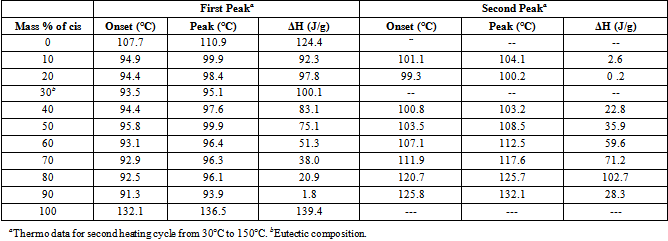
#> input picture OCR/resources/science_table.png, 668 x 241 px
$ python __main__.py ../resources/science_table.png
#> lines starting #> are read from the running program, lines starting #| are printed output that depends on the picture; after the words box and inside, x2 and y2 are one past the last pixel; in counts of white or black regions, pixels touching at a corner belong together
### OCR/Table_Extract/extract_tables.py
import os
import cv2

def find_tables(image):
    BLUR_KERNEL_SIZE = (17, 17)
    STD_DEV_X_DIRECTION = 0
    STD_DEV_Y_DIRECTION = 0
    blurred = cv2.GaussianBlur(image, BLUR_KERNEL_SIZE, STD_DEV_X_DIRECTION, STD_DEV_Y_DIRECTION)
    MAX_COLOR_VAL = 255
    BLOCK_SIZE = 15
    SUBTRACT_FROM_MEAN = -2

    img_bin = cv2.adaptiveThreshold(
        ~blurred,
        MAX_COLOR_VAL,
        cv2.ADAPTIVE_THRESH_MEAN_C,
        cv2.THRESH_BINARY,
        BLOCK_SIZE,
        SUBTRACT_FROM_MEAN,
    )
    vertical = horizontal = img_bin.copy()
    SCALE = 5
    image_width, image_height = horizontal.shape
    horizontal_kernel = cv2.getStructuringElement(cv2.MORPH_RECT, (int(image_width / SCALE), 1))
    horizontally_opened = cv2.morphologyEx(img_bin, cv2.MORPH_OPEN, horizontal_kernel)
    vertical_kernel = cv2.getStructuringElement(cv2.MORPH_RECT, (1, int(image_height / SCALE)))
    vertically_opened = cv2.morphologyEx(img_bin, cv2.MORPH_OPEN, vertical_kernel)

    horizontally_dilated = cv2.dilate(horizontally_opened, cv2.getStructuringElement(cv2.MORPH_RECT, (40, 1)))
    vertically_dilated = cv2.dilate(vertically_opened, cv2.getStructuringElement(cv2.MORPH_RECT, (1, 60)))

    mask = horizontally_dilated + vertically_dilated
    contours, heirarchy = cv2.findContours(
        mask, cv2.RETR_EXTERNAL, cv2.CHAIN_APPROX_SIMPLE,
    )

    MIN_TABLE_AREA = 1e5
    contours = [c for c in contours if cv2.contourArea(c) > MIN_TABLE_AREA]
    perimeter_lengths = [cv2.arcLength(c, True) for c in contours]
    epsilons = [0.1 * p for p in perimeter_lengths]
    approx_polys = [cv2.approxPolyDP(c, e, True) for c, e in zip(contours, epsilons)]
    bounding_rects = [cv2.boundingRect(a) for a in approx_polys]

    images = [image[y:y+h, x:x+w] for x, y, w, h in bounding_rects]
    return images

def main(files):
    results = []
    for f in files:
        directory, filename = os.path.split(f)
        image = cv2.imread(f, cv2.IMREAD_GRAYSCALE)
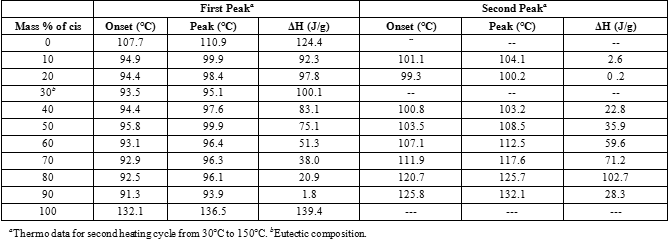
#> image: shape (241, 668); min 0, max 255, mean 229.9
        tables = find_tables(image)
#> in find_tables, `blurred = cv2.GaussianBlur(image, BLUR_KERNEL_SIZE, STD_DEV_X_DIRECTIO..`:
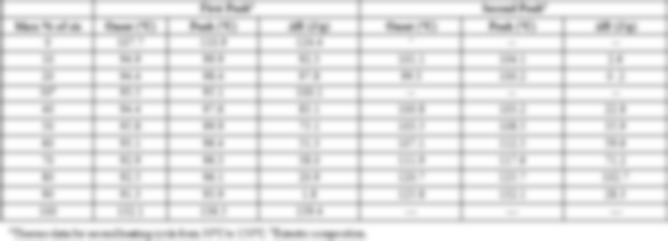
#> blurred: shape (241, 668); min 155, max 255, mean 230.4
#> in find_tables, `img_bin = cv2.adaptiveThreshold( ~blurred, MAX_COLOR_VAL, cv2.ADAPTIVE..`:
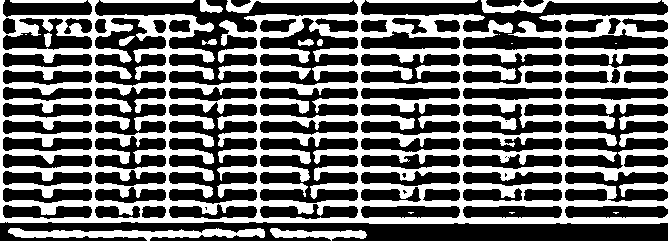
#> img_bin: shape (241, 668); 41.4% white; 25 white regions (7 under 20 px), largest, box (x1, y1, x2, y2) and area: (0, 0, 668, 224) 60402, (8, 228, 265, 241) 1776, (481, 0, 661, 13) 800
#> in find_tables, `horizontally_opened = cv2.morphologyEx(img_bin, cv2.MORPH_OPEN, horizo..`: horizontally_opened: shape (241, 668); 25.7% white; 55 white regions, largest, box (x1, y1, x2, y2) and area: (0, 218, 668, 224) 3441, (0, 83, 668, 88) 3139, (0, 201, 668, 206) 3137
#> in find_tables, `vertically_opened = cv2.morphologyEx(img_bin, cv2.MORPH_OPEN, vertical..`: vertically_opened: shape (241, 668); 2.8% white; 7 white regions, largest, box (x1, y1, x2, y2) and area: (0, 0, 3, 223) 669, (92, 0, 95, 223) 669, (358, 0, 361, 223) 669
#> in find_tables, `horizontally_dilated = cv2.dilate(horizontally_opened, cv2.getStructur..`:
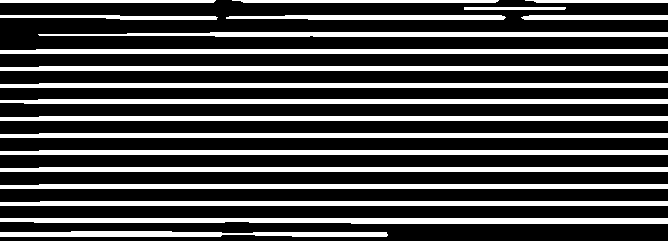
#> horizontally_dilated: shape (241, 668); 28.6% white; 20 white regions, largest, box (x1, y1, x2, y2) and area: (0, 218, 668, 224) 3599, (0, 49, 668, 54) 3304, (0, 66, 668, 71) 3301
#> in find_tables, `vertically_dilated = cv2.dilate(vertically_opened, cv2.getStructuringE..`:
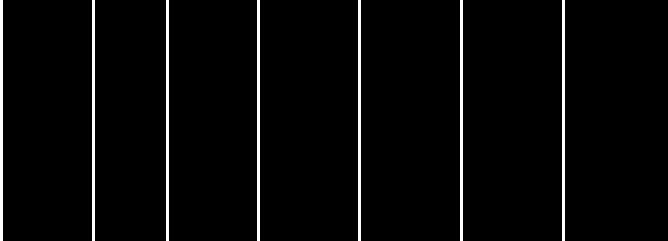
#> vertically_dilated: shape (241, 668); 3.1% white; 7 white regions
#> in find_tables, `mask = horizontally_dilated + vertically_dilated`:
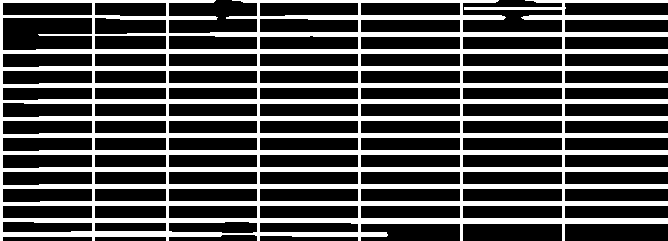
#> mask: shape (241, 668); min 0, max 255, mean 78.7
#> in find_tables, `contours, heirarchy = cv2.findContours( mask, cv2.RETR_EXTERNAL, cv2.C..`: contours = 1 contour; box (x1, y1, x2, y2) and area: (0, 0, 668, 241) 131136
#> in find_tables, `perimeter_lengths = [cv2.arcLength(c, True) for c in contours]`: perimeter_lengths = [5547]
#> in find_tables, `epsilons = [0.1 * p for p in perimeter_lengths]`: epsilons = [554.7]
#> in find_tables, `approx_polys = [cv2.approxPolyDP(c, e, True) for c, e in zip(contours,..`: approx_polys = [[[0, 0], [667, 223]]]
#> in find_tables, `bounding_rects = [cv2.boundingRect(a) for a in approx_polys]`: bounding_rects = [(0, 0, 668, 224)]
#> in find_tables, `images = [image[y:y+h, x:x+w] for x, y, w, h in bounding_rects]`: images = 1 item
#> tables = 1 item
        files = []
        filename_sans_extension = os.path.splitext(filename)[0]
        if tables:
            os.makedirs(os.path.join(directory, filename_sans_extension), exist_ok=True)
        for i, table in enumerate(tables):
            table_filename = "table-{:03d}.png".format(i)
            table_filepath = os.path.join(
                directory, filename_sans_extension, table_filename
            )
            files.append(table_filepath)
            cv2.imwrite(table_filepath, table)
#> this loop made 1 pass
#> table_filename on pass 1: 'table-000.png'
#> pass 1, in main, `cv2.imwrite(table_filepath, table)`:
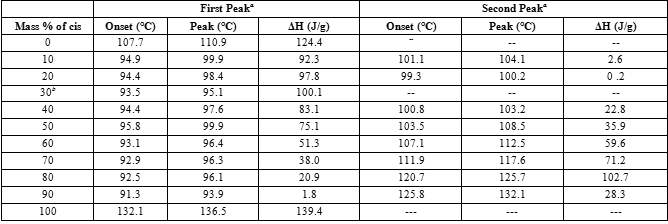
#> saved as table-000.png: shape (224, 668); min 0, max 255, mean 229.3
#> after the loop, files = ['../resources/science_table/table-000.png']
        if tables:
            results.append((f, files))
    # Results is [[<input image>, [<images of detected tables>]]]
    return results

### OCR/Table_Extract/__main__.py
import argparse
from Table_Extract import main

parsing = argparse.ArgumentParser()

parsing.add_argument("files", nargs="+")
args = parsing.parse_args()
files = args.files
results = main(files)
#> results = [('../resources/science_table.png', ['../resources/science_table/table-000.png'])]

for image, tables in results:
    print("\n".join(tables))
#> this loop made 1 pass
#| ../resources/science_table/table-000.png
